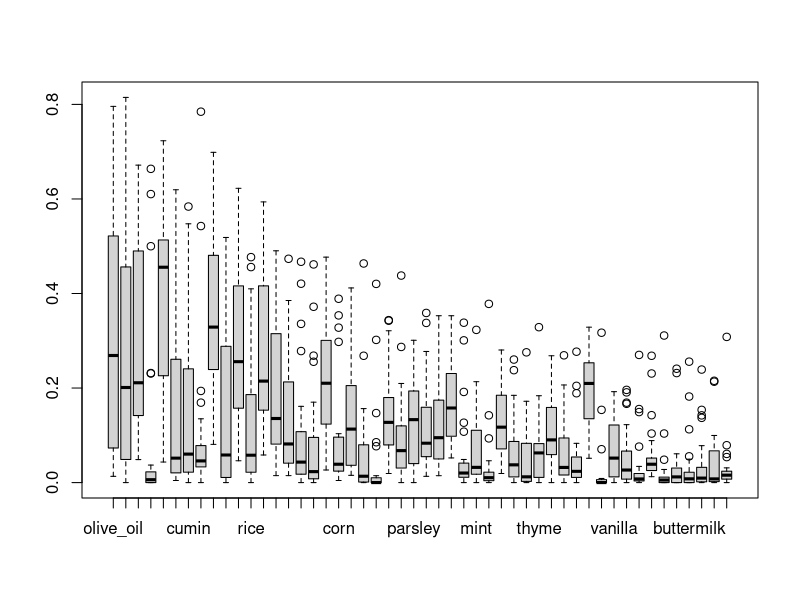
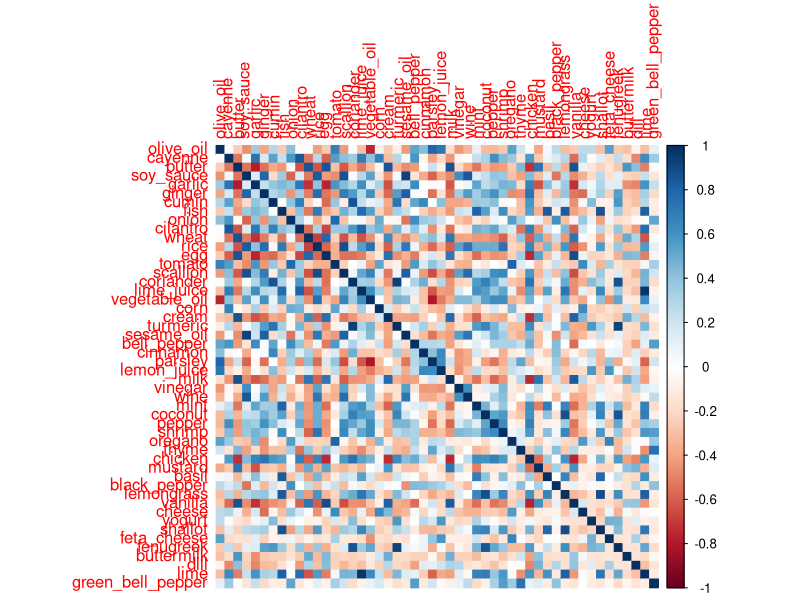
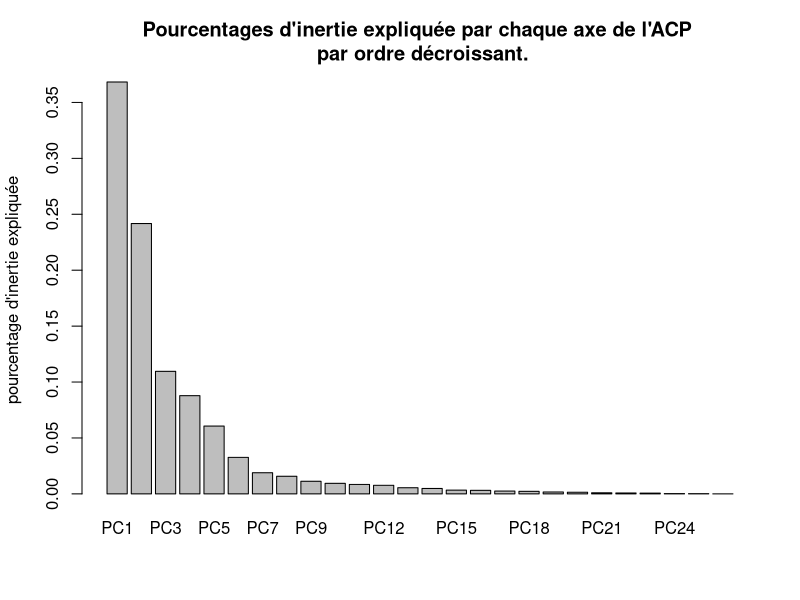

The R script that drew these images, in order:
## ---- chunk 1
recettes_pays <- read.csv("donnees/recettes-pays.data", header=T, sep=",")
head(recettes_pays)
recettes_pays_quant = recettes_pays[,-1]
## ---- chunk 2
print(nrow(recettes_pays))
print(length(unique(recettes_pays[,1])))
print(ncol(recettes_pays))
print(min(recettes_pays_quant))
print(max(recettes_pays_quant))
print(sum(is.na(recettes_pays_quant)))
boxplot(recettes_pays_quant)
#summary(recettes_pays)
## ---- chunk 3
library(corrplot)
M <- cor(recettes_pays_quant)
col <- colorRampPalette(c("#BB4444", "#EE9988", "#FFFFFF", "#77AADD", "#4477AA"))
corrplot(M, method = "color") #trop de variables...
## ---- chunk 4
res <- prcomp(recettes_pays_quant)
summary_ACP = summary(res)
print(summary_ACP)
barplot(summary_ACP$importance[2,])
title(main='Pourcentages d\'inertie expliquée par chaque axe de l\'ACP \n par ordre décroissant.', ylab='pourcentage d\'inertie expliquée')
#(res$sdev)^2 # Les valeurs propres
#res$loadings # Les vecteurs propres
#res$scores # Le nouveau tableau individus-variables
